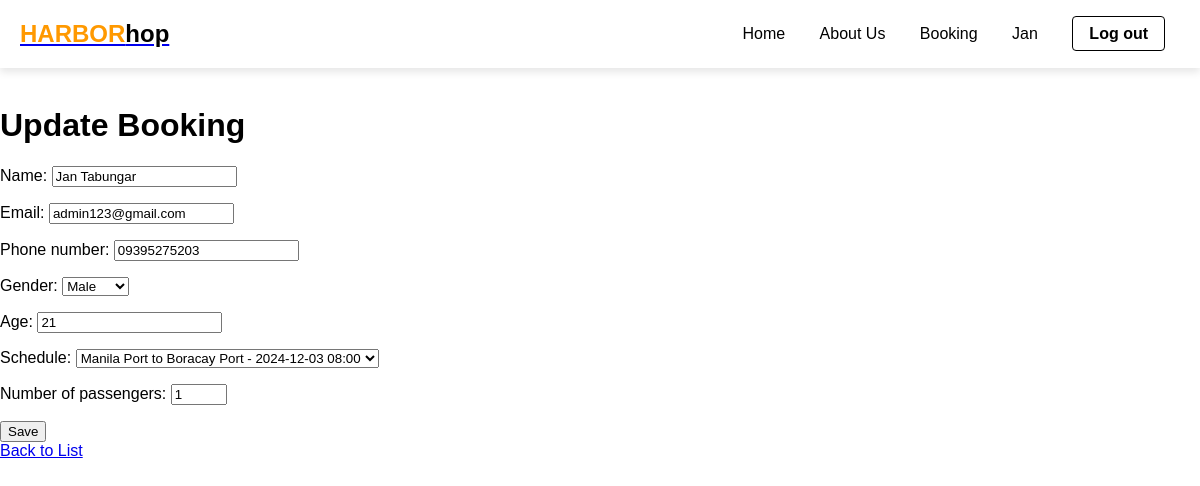
The app's page /update/3/ (signed in) with its own data.
### HarborHop/models.py (models this page shows, shortened)
class Booking(models.Model):
    GENDER_CHOICES = [
        ('M', 'Male'),
        ('F', 'Female'),
        ('O', 'Other')
    ]
    STATUS_CHOICES = [
        ('PENDING', 'Pending'),
        ('CONFIRMED', 'Confirmed'),
        ('CANCELLED', 'Cancelled'),
        ('COMPLETED', 'Completed')
    ]
    name = models.CharField(max_length=100)
    email = models.EmailField()
    phone_number = models.CharField(max_length=15)
    gender = models.CharField(max_length=1, choices=GENDER_CHOICES)
    age = models.PositiveIntegerField(validators=[MinValueValidator(0)])
    schedule = models.ForeignKey(Schedule, on_delete=models.PROTECT)
    booking_reference = models.CharField(max_length=10, unique=True)
    number_of_passengers = models.PositiveIntegerField(validators=[MinValueValidator(1)])
    status = models.CharField(max_length=10, choices=STATUS_CHOICES, default='PENDING')
    package_type = models.CharField(max_length=100)
    base_price = models.DecimalField(max_digits=10, decimal_places=2)
    base_fare = models.DecimalField(max_digits=10, decimal_places=2)
    taxes = models.DecimalField(max_digits=10, decimal_places=2)
    total_amount = models.DecimalField(max_digits=10, decimal_places=2)
    created_at = models.DateTimeField(auto_now_add=True)
    updated_at = models.DateTimeField(auto_now=True)
    class Meta:
        ordering = ['-created_at']

class Port(models.Model):
    name = models.CharField(max_length=100, unique=True)
    capacity = models.PositiveIntegerField()
    is_active = models.BooleanField(default=True)
    def __str__(self):
        return self.name

### HarborHop/views.py (the view)
# urls.py: path('update/<int:pk>/', booking_update, name='booking_update'),
@login_required
def booking_update(request, pk):
    booking = get_object_or_404(Booking, pk=pk)
    if request.method == 'POST':
        form = BookingForm(request.POST, instance=booking)
        if form.is_valid():
            form.save()
            return redirect('booking_list')
    else:
        form = BookingForm(instance=booking)
    return render(request, 'HarborHop/booking_update.html', {'form': form})

### HarborHop/forms.py (shortened to what this page needs)
class BookingForm(forms.ModelForm):
    class Meta:
        model = Booking
        fields = [
            'name',
            'email',
            'phone_number',
            'gender',
            'age',
            'schedule',
            'number_of_passengers'
        ]
        widgets = {
            'name': forms.TextInput(attrs={'class': 'form-control'}),
            'email': forms.EmailInput(attrs={'class': 'form-control'}),
            'phone_number': forms.TextInput(attrs={'class': 'form-control'}),
            'gender': forms.Select(attrs={'class': 'form-control'}),
            'age': forms.NumberInput(attrs={'class': 'form-control'}),
            'schedule': forms.Select(attrs={'class': 'form-control'}),
            'number_of_passengers': forms.NumberInput(attrs={
                'class': 'form-control',
                'min': '1',
                'max': '10'
            })
        }

### HarborHop/models.py (called while the page is built)
    def __str__(self):
        return f"{self.departure_port} to {self.arrival_port}"

    def __str__(self):
        return f"{self.route} - {self.departure_time.strftime('%Y-%m-%d %H:%M')}"

### HarborHop/templates/HarborHop/booking_update.html (shortened to what this page needs)
{% extends 'HarborHop/header.html' %}
{% load static %}
{% block content %}
<h1>Update Booking</h1>
    <form method="post">
        {{ form.as_p }}
        <button type="submit">Save</button>
    </form>
    <a href="{% url 'booking_list' %}">Back to List</a>
{% endblock %}

### HarborHop/templates/HarborHop/header.html (shortened to what this page needs)
{% load static %}
<!DOCTYPE html>
<html lang="en">
<head>
</head>
<body>
    <header>
        <a href="{% url 'home' %}"><div class="logo">HARBOR<span>hop</span></div></a>
        <nav>
            {% if user.is_authenticated %}
                <a href="{% url 'home' %}">Home</a>
                <a href="{% url 'about' %}">About Us</a>
                <a href = "{% url 'booking_create' %}">Booking</a>
                <a href="{% url 'account' %}">
                    {% if user.get_full_name %}
                        {{ user.get_full_name }}
                    {% else %}
                        {{ user.username }}
                    {% endif %}
                </a>
                <a href="{% url 'logout' %}" class="login-btn">Log out</a>
            {% else %}
                <a href="{% url 'home' %}">Home</a>
                <a href="{% url 'checkout' %}">Transaction</a>
                <a href="{% url 'about' %}">About Us</a>
                <a href="{% url 'login' %}" class="login-btn">Login</a>
                <a href="{% url 'register' %}" class="login-btn">Register</a>
            {% endif %}
        </nav>
    </header>
    <div class="container">
        <br>
        {% block content %}
        {% endblock content %}
    </div>
</body>
</html>

### HarborHop/templates/HarborHop/header.html (style rules this page uses)
body { font-family: Arial, sans-serif; margin: 0; padding: 0; background-image: url('https://www.shutterstock.com/image-vector/white-cruise-ship-blue-ocean-600nw-2312579323.jpg'); background-size: cover; background-position: center; background-attachment: fixed; background-repeat: no-repeat; }
header { background-color: #fff; padding: 20px; display: flex; justify-content: space-between; align-items: center; box-shadow: 0 4px 8px rgba(0, 0, 0, 0.1); }
.logo { font-size: 24px; font-weight: bold; color: #ff9900; }
.logo span { color: #000; }
nav a { margin: 0 15px; text-decoration: none; color: #000; }
.login-btn { padding: 8px 16px; background-color: transparent; border: 1px solid #000; border-radius: 4px; color: #000; text-decoration: none; font-weight: bold; }

### records on screen
Booking: name "Jan Tabungar", email "admin123@gmail.com", phone_number "09395275203", gender "Male", age "21", schedule "Manila Port to Boracay Port - 2024-12-03 08:00", number_of_passengers "1"

### other values on screen
{{ user.get_full_name }} "Jan"
